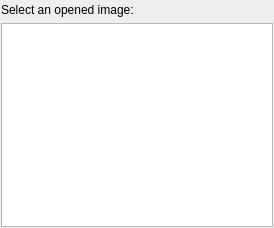
<?xml version="1.0" encoding="UTF-8"?>
<ui version="4.0">
 <class>SelecteImage</class>
 <widget class="QWidget" name="SelecteImage">
  <property name="geometry">
   <rect>
    <x>0</x>
    <y>0</y>
    <width>274</width>
    <height>228</height>
   </rect>
  </property>
  <property name="font">
   <font>
    <stylestrategy>PreferAntialias</stylestrategy>
   </font>
  </property>
  <property name="windowTitle">
   <string>SelecteImage</string>
  </property>
  <layout class="QGridLayout" name="gridLayout">
   <property name="leftMargin">
    <number>1</number>
   </property>
   <property name="topMargin">
    <number>3</number>
   </property>
   <property name="rightMargin">
    <number>1</number>
   </property>
   <property name="bottomMargin">
    <number>1</number>
   </property>
   <item row="0" column="0">
    <widget class="QLabel" name="label_3">
     <property name="frameShape">
      <enum>QFrame::NoFrame</enum>
     </property>
     <property name="text">
      <string>Select an opened image:</string>
     </property>
    </widget>
   </item>
   <item row="1" column="0">
    <widget class="QListWidget" name="listWidget"/>
   </item>
  </layout>
 </widget>
 <layoutdefault spacing="6" margin="11"/>
 <resources/>
 <connections/>
</ui>
